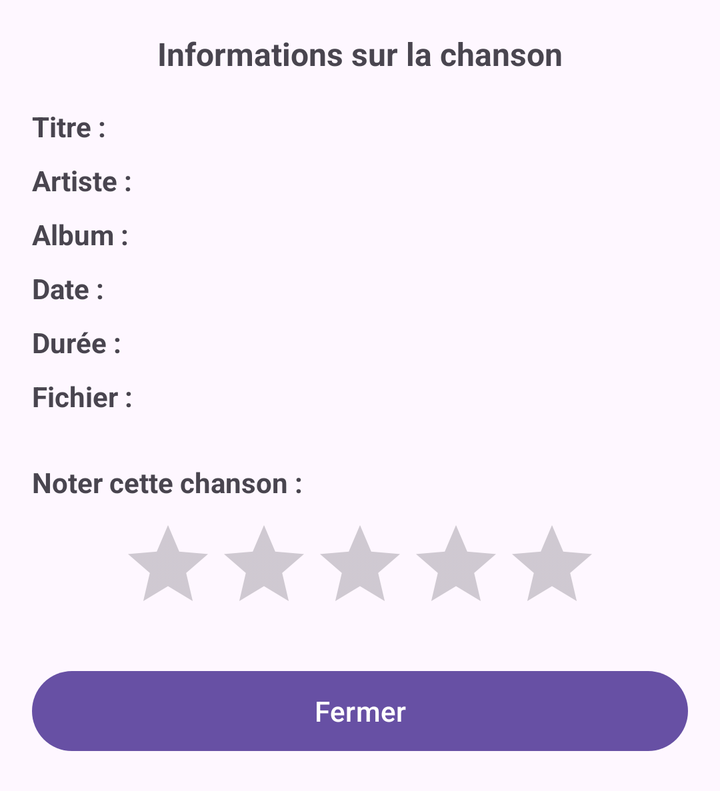
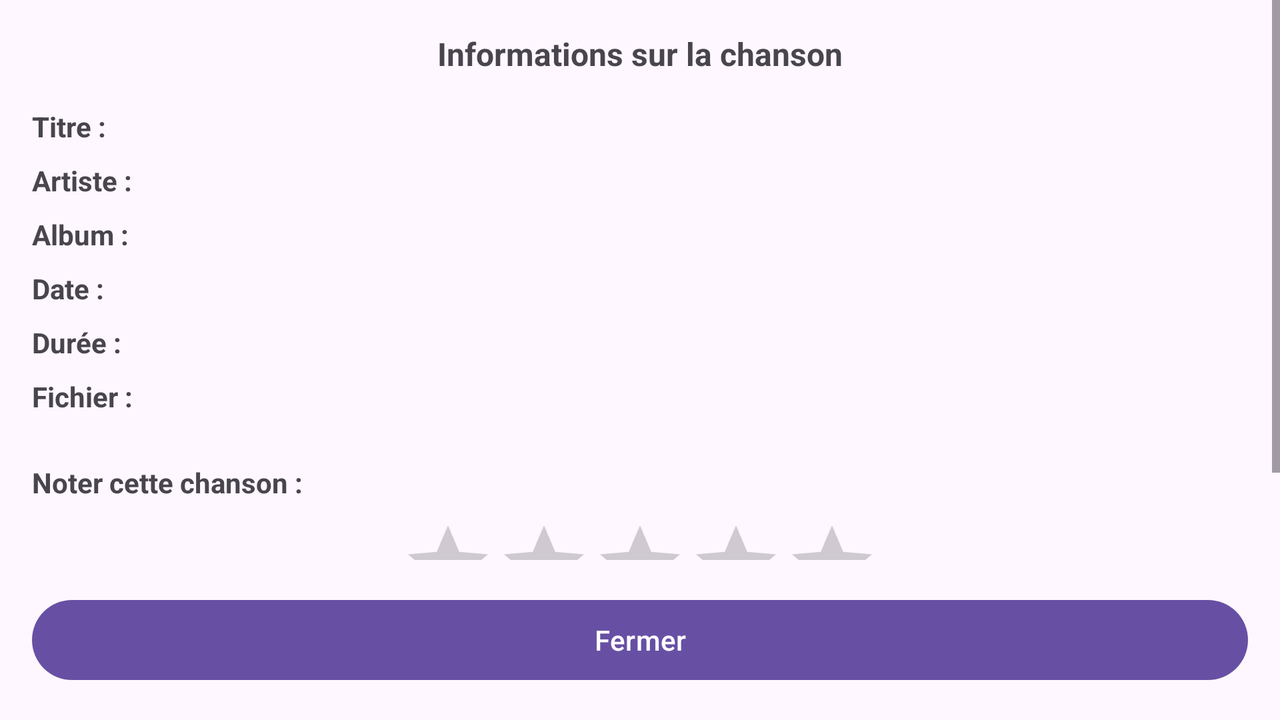

Two renders of one Android screen. The first uses the default layout on a phone; the second uses the alternative layout the repository ships for a different screen configuration, on a matching device. The two XML files are below.
<!-- AndroidManifest.xml: application theme Theme.FSpotify -->
<!-- res/layout/song_info_dialog.xml -->
<?xml version="1.0" encoding="utf-8"?>
<LinearLayout xmlns:android="http://schemas.android.com/apk/res/android"
    android:layout_width="match_parent"
    android:layout_height="wrap_content"
    android:orientation="vertical"
    android:padding="16dp">

    <TextView
        android:layout_width="match_parent"
        android:layout_height="wrap_content"
        android:text="Informations sur la chanson"
        android:textSize="16sp"
        android:textStyle="bold"
        android:gravity="center"
        android:layout_marginBottom="16dp" />

    <LinearLayout
        android:layout_width="match_parent"
        android:layout_height="wrap_content"
        android:orientation="horizontal"
        android:layout_marginBottom="8dp">

        <TextView
            android:layout_width="wrap_content"
            android:layout_height="wrap_content"
            android:text="Titre : "
            android:textStyle="bold" />

        <TextView
            android:id="@+id/info_title"
            android:layout_width="match_parent"
            android:layout_height="wrap_content" />
    </LinearLayout>

    <LinearLayout
        android:layout_width="match_parent"
        android:layout_height="wrap_content"
        android:orientation="horizontal"
        android:layout_marginBottom="8dp">

        <TextView
            android:layout_width="wrap_content"
            android:layout_height="wrap_content"
            android:text="Artiste : "
            android:textStyle="bold" />

        <TextView
            android:id="@+id/info_artist"
            android:layout_width="match_parent"
            android:layout_height="wrap_content" />
    </LinearLayout>

    <LinearLayout
        android:layout_width="match_parent"
        android:layout_height="wrap_content"
        android:orientation="horizontal"
        android:layout_marginBottom="8dp">

        <TextView
            android:layout_width="wrap_content"
            android:layout_height="wrap_content"
            android:text="Album : "
            android:textStyle="bold" />

        <TextView
            android:id="@+id/info_album"
            android:layout_width="match_parent"
            android:layout_height="wrap_content" />
    </LinearLayout>

    <LinearLayout
        android:layout_width="match_parent"
        android:layout_height="wrap_content"
        android:orientation="horizontal"
        android:layout_marginBottom="8dp">

        <TextView
            android:layout_width="wrap_content"
            android:layout_height="wrap_content"
            android:text="Date : "
            android:textStyle="bold" />

        <TextView
            android:id="@+id/info_date"
            android:layout_width="match_parent"
            android:layout_height="wrap_content" />
    </LinearLayout>

    <LinearLayout
        android:layout_width="match_parent"
        android:layout_height="wrap_content"
        android:orientation="horizontal"
        android:layout_marginBottom="8dp">

        <TextView
            android:layout_width="wrap_content"
            android:layout_height="wrap_content"
            android:text="Durée : "
            android:textStyle="bold" />

        <TextView
            android:id="@+id/info_duration"
            android:layout_width="match_parent"
            android:layout_height="wrap_content" />
    </LinearLayout>

    <LinearLayout
        android:layout_width="match_parent"
        android:layout_height="wrap_content"
        android:orientation="horizontal"
        android:layout_marginBottom="8dp">

        <TextView
            android:layout_width="wrap_content"
            android:layout_height="wrap_content"
            android:text="Fichier : "
            android:textStyle="bold" />

        <TextView
            android:id="@+id/info_file"
            android:layout_width="match_parent"
            android:layout_height="wrap_content" />
    </LinearLayout>

    <TextView
        android:layout_width="match_parent"
        android:layout_height="wrap_content"
        android:text="Noter cette chanson :"
        android:textStyle="bold"
        android:layout_marginTop="16dp"
        android:layout_marginBottom="8dp" />

    <RatingBar
        android:id="@+id/rating_bar"
        android:layout_width="wrap_content"
        android:layout_height="wrap_content"
        android:layout_gravity="center_horizontal"
        android:numStars="5"
        android:stepSize="0.5"
        android:progressTint="#FFD700" />

    <Button
        android:id="@+id/close_button"
        android:layout_width="match_parent"
        android:layout_height="wrap_content"
        android:text="Fermer"
        android:layout_marginTop="16dp" />

</LinearLayout>
<!-- resources referenced by this layout -->
<resources>
  <style name="Theme.FSpotify" parent="Base.Theme.FSpotify" />
  <style name="Base.Theme.FSpotify" parent="Theme.Material3.DayNight.NoActionBar">
          
          
      </style>
</resources>
<!-- res/layout-land/song_info_dialog.xml (the repository's variant of the layout above) -->
<!-- drawn on the phone turned sideways -->
<?xml version="1.0" encoding="utf-8"?>
<LinearLayout xmlns:android="http://schemas.android.com/apk/res/android"
    android:layout_width="match_parent"
    android:layout_height="wrap_content"
    android:orientation="vertical">

    <ScrollView
        android:layout_width="match_parent"
        android:layout_height="0dp"
        android:layout_weight="1"
        android:fillViewport="true">

        <LinearLayout
            android:layout_width="match_parent"
            android:layout_height="wrap_content"
            android:orientation="vertical"
            android:padding="16dp">

            <TextView
                android:layout_width="match_parent"
                android:layout_height="wrap_content"
                android:text="Informations sur la chanson"
                android:textSize="16sp"
                android:textStyle="bold"
                android:gravity="center"
                android:layout_marginBottom="16dp" />

            <LinearLayout
                android:layout_width="match_parent"
                android:layout_height="wrap_content"
                android:orientation="horizontal"
                android:layout_marginBottom="8dp">

                <TextView
                    android:layout_width="wrap_content"
                    android:layout_height="wrap_content"
                    android:text="Titre : "
                    android:textStyle="bold" />

                <TextView
                    android:id="@+id/info_title"
                    android:layout_width="match_parent"
                    android:layout_height="wrap_content" />
            </LinearLayout>

            <LinearLayout
                android:layout_width="match_parent"
                android:layout_height="wrap_content"
                android:orientation="horizontal"
                android:layout_marginBottom="8dp">

                <TextView
                    android:layout_width="wrap_content"
                    android:layout_height="wrap_content"
                    android:text="Artiste : "
                    android:textStyle="bold" />

                <TextView
                    android:id="@+id/info_artist"
                    android:layout_width="match_parent"
                    android:layout_height="wrap_content" />
            </LinearLayout>

            <LinearLayout
                android:layout_width="match_parent"
                android:layout_height="wrap_content"
                android:orientation="horizontal"
                android:layout_marginBottom="8dp">

                <TextView
                    android:layout_width="wrap_content"
                    android:layout_height="wrap_content"
                    android:text="Album : "
                    android:textStyle="bold" />

                <TextView
                    android:id="@+id/info_album"
                    android:layout_width="match_parent"
                    android:layout_height="wrap_content" />
            </LinearLayout>

            <LinearLayout
                android:layout_width="match_parent"
                android:layout_height="wrap_content"
                android:orientation="horizontal"
                android:layout_marginBottom="8dp">

                <TextView
                    android:layout_width="wrap_content"
                    android:layout_height="wrap_content"
                    android:text="Date : "
                    android:textStyle="bold" />

                <TextView
                    android:id="@+id/info_date"
                    android:layout_width="match_parent"
                    android:layout_height="wrap_content" />
            </LinearLayout>

            <LinearLayout
                android:layout_width="match_parent"
                android:layout_height="wrap_content"
                android:orientation="horizontal"
                android:layout_marginBottom="8dp">

                <TextView
                    android:layout_width="wrap_content"
                    android:layout_height="wrap_content"
                    android:text="Durée : "
                    android:textStyle="bold" />

                <TextView
                    android:id="@+id/info_duration"
                    android:layout_width="match_parent"
                    android:layout_height="wrap_content" />
            </LinearLayout>

            <LinearLayout
                android:layout_width="match_parent"
                android:layout_height="wrap_content"
                android:orientation="horizontal"
                android:layout_marginBottom="8dp">

                <TextView
                    android:layout_width="wrap_content"
                    android:layout_height="wrap_content"
                    android:text="Fichier : "
                    android:textStyle="bold" />

                <TextView
                    android:id="@+id/info_file"
                    android:layout_width="match_parent"
                    android:layout_height="wrap_content" />
            </LinearLayout>

            <TextView
                android:layout_width="match_parent"
                android:layout_height="wrap_content"
                android:text="Noter cette chanson :"
                android:textStyle="bold"
                android:layout_marginTop="16dp"
                android:layout_marginBottom="8dp" />

            <RatingBar
                android:id="@+id/rating_bar"
                android:layout_width="wrap_content"
                android:layout_height="wrap_content"
                android:layout_gravity="center_horizontal"
                android:numStars="5"
                android:stepSize="0.5"
                android:progressTint="#FFD700" />
        </LinearLayout>
    </ScrollView>

    <Button
        android:id="@+id/close_button"
        android:layout_width="match_parent"
        android:layout_height="wrap_content"
        android:text="Fermer"
        android:layout_margin="16dp" />

</LinearLayout>
